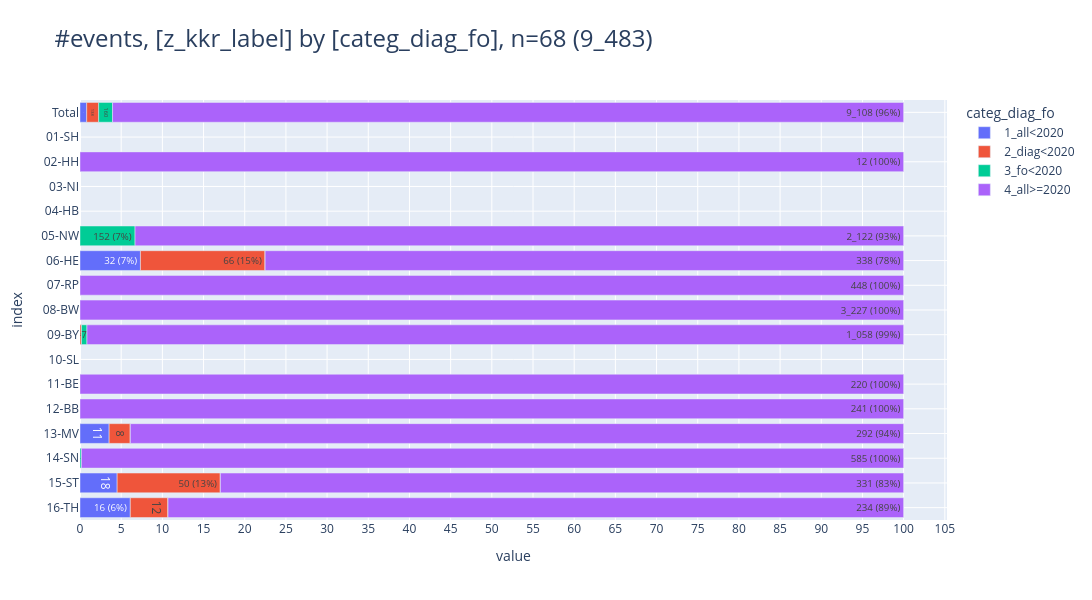

The cell this chart's notebook holds for it:
### Code cell
pls.plot_stacked_bars(
    db_diag_fo.to_df(),
    relative=True,
    show_total=True,
    orientation="h",
    show_pct_bar=True,
    width=1500,
    height=600,
    caption="events",
    kkr_col="z_kkr_label",
)
tbl.pivot_df(db_diag_fo.to_df())

### Figure 1 — Plotly figure (JSON) as saved in the notebook; plotly's stock layout.template omitted (floating-point values rounded to 4 significant figures)
{"data": [{"hovertemplate": "col=1_all<2020<br>value=%{x}<br>index=%{y}<br>cnt_pct_bar_str=%{text}<extra></extra>", "legendgroup": "1_all<2020", "marker": {"color": "#636EFA", "pattern": {"shape": ""}}, "name": "1_all<2020", "orientation": "h", "showlegend": true, "text": ["77", "0", "0", "0", "0", "0", "32 (7%)", "0", "0", "0", "0", "0", "0", "11", "0", "18", "16 (6%)"], "textposition": "auto", "type": "bar", "x": [77, 0, 0, 0, 0, 0, 32, 0, 0, 0, 0, 0, 0, 11, 0, 18, 16], "xaxis": "x", "y": [" Total", "01-SH", "02-HH", "03-NI", "04-HB", "05-NW", "06-HE", "07-RP", "08-BW", "09-BY", "10-SL", "11-BE", "12-BB", "13-MV", "14-SN", "15-ST", "16-TH"], "yaxis": "y"}, {"hovertemplate": "col=2_diag<2020<br>value=%{x}<br>index=%{y}<br>cnt_pct_bar_str=%{text}<extra></extra>", "legendgroup": "2_diag<2020", "marker": {"color": "#EF553B", "pattern": {"shape": ""}}, "name": "2_diag<2020", "orientation": "h", "showlegend": true, "text": ["138", "0", "0", "0", "0", "0", "66 (15%)", "0", "0", "2", "0", "0", "0", "8", "0", "50 (13%)", "12"], "textposition": "auto", "type": "bar", "x": [138, 0, 0, 0, 0, 0, 66, 0, 0, 2, 0, 0, 0, 8, 0, 50, 12], "xaxis": "x", "y": [" Total", "01-SH", "02-HH", "03-NI", "04-HB", "05-NW", "06-HE", "07-RP", "08-BW", "09-BY", "10-SL", "11-BE", "12-BB", "13-MV", "14-SN", "15-ST", "16-TH"], "yaxis": "y"}, {"hovertemplate": "col=3_fo<2020<br>value=%{x}<br>index=%{y}<br>cnt_pct_bar_str=%{text}<extra></extra>", "legendgroup": "3_fo<2020", "marker": {"color": "#00CC96", "pattern": {"shape": ""}}, "name": "3_fo<2020", "orientation": "h", "showlegend": true, "text": ["160", "0", "0", "0", "0", "152 (7%)", "0", "0", "0", "7", "0", "0", "0", "0", "1", "0", "0"], "textposition": "auto", "type": "bar", "x": [160, 0, 0, 0, 0, 152, 0, 0, 0, 7, 0, 0, 0, 0, 1, 0, 0], "xaxis": "x", "y": [" Total", "01-SH", "02-HH", "03-NI", "04-HB", "05-NW", "06-HE", "07-RP", "08-BW", "09-BY", "10-SL", "11-BE", "12-BB", "13-MV", "14-SN", "15-ST", "16-TH"], "yaxis": "y"}, {"hovertemplate": "col=4_all>=2020<br>value=%{x}<br>index=%{y}<br>cnt_pct_bar_str=%{text}<extra></extra>", "legendgroup": "4_all>=2020", "marker": {"color": "#AB63FA", "pattern": {"shape": ""}}, "name": "4_all>=2020", "orientation": "h", "showlegend": true, "text": ["9_108 (96%)", "0", "12 (100%)", "0", "0", "2_122 (93%)", "338 (78%)", "448 (100%)", "3_227 (100%)", "1_058 (99%)", "0", "220 (100%)", "241 (100%)", "292 (94%)", "585 (100%)", "331 (83%)", "234 (89%)"], "textposition": "auto", "type": "bar", "x": [9108, 0, 12, 0, 0, 2122, 338, 448, 3227, 1058, 0, 220, 241, 292, 585, 331, 234], "xaxis": "x", "y": [" Total", "01-SH", "02-HH", "03-NI", "04-HB", "05-NW", "06-HE", "07-RP", "08-BW", "09-BY", "10-SL", "11-BE", "12-BB", "13-MV", "14-SN", "15-ST", "16-TH"], "yaxis": "y"}], "layout": {"barmode": "relative", "barnorm": "percent", "height": 600, "legend": {"title": {"text": "categ_diag_fo"}, "tracegroupgap": 0, "traceorder": "normal"}, "title": {"font": {"size": 24}, "text": "#events, [z_kkr_label] by [categ_diag_fo], n=68 (9_483)", "xanchor": "left", "y": 0.95, "yanchor": "top"}, "width": 1500, "xaxis": {"anchor": "y", "domain": [0, 1], "dtick": 5, "gridwidth": 1, "showgrid": true, "title": {"text": "value"}}, "yaxis": {"anchor": "x", "categoryarray": ["16-TH", "15-ST", "14-SN", "13-MV", "12-BB", "11-BE", "10-SL", "09-BY", "08-BW", "07-RP", "06-HE", "05-NW", "04-HB", "03-NI", "02-HH", "01-SH", " Total"], "categoryorder": "array", "domain": [0, 1], "gridwidth": 1, "showgrid": true, "title": {"text": "index"}}}}
